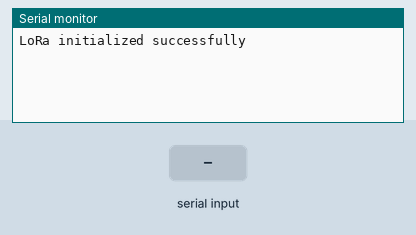
This sketch was run on a simulated Arduino Uno, built with avr-gcc and run on an emulated ATmega328P. On the bench: the last lines printed to the serial monitor. The test bench sets the inputs (shaded band). No radio packets arrive unless stated.

Above: at 1.2 s.
1.3 s: "1" received over Serial
At 2.3 s:
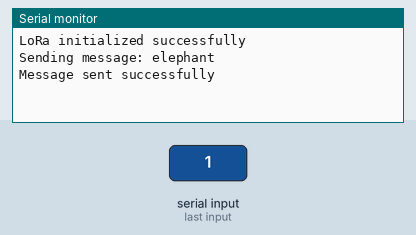
2.8 s: "2" received over Serial
At 3.4 s:
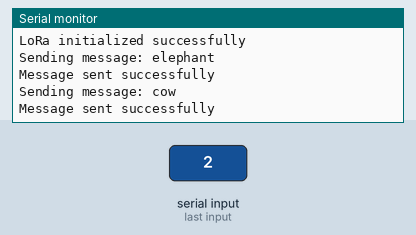
4.3 s: "0" received over Serial
At 5.8 s:
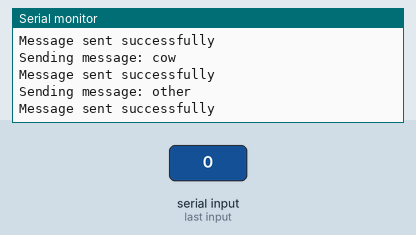

The sketch:

sender_arduino__2_.ino
```cpp
#include <RH_RF95.h>

#define RFM95_CS 10
#define RFM95_RST 9
#define RFM95_INT 2

RH_RF95 rf95(RFM95_CS, RFM95_INT);

void setup() {
  pinMode(RFM95_RST, OUTPUT);
  digitalWrite(RFM95_RST, HIGH);

  Serial.begin(9600);
  while (!Serial);

  if (!rf95.init()) {
    Serial.println("LoRa initialization failed!");
    while (1);
  }
  Serial.println("LoRa initialized successfully");
}

void loop() {
  if (Serial.available() > 0) {
    char receivedChar = Serial.read();
    if (receivedChar == '1') {
      sendMessage("elephant");
    } else if (receivedChar == '2') {
      sendMessage("cow");
    } else {
      sendMessage("other");
    }
  }
}

void sendMessage(const char* message) {
  Serial.print("Sending message: ");
  Serial.println(message);
  rf95.send((uint8_t *)message, strlen(message));
  rf95.waitPacketSent();
  Serial.println("Message sent successfully");
}
```

Measured:
- after the input at 1.3 s, the serial monitor: prints a new line at once (image 1)
- after the input at 2.8 s, the serial monitor: prints a new line at once (image 2)
- after the input at 4.3 s, the serial monitor: prints a new line at once (image 3)
